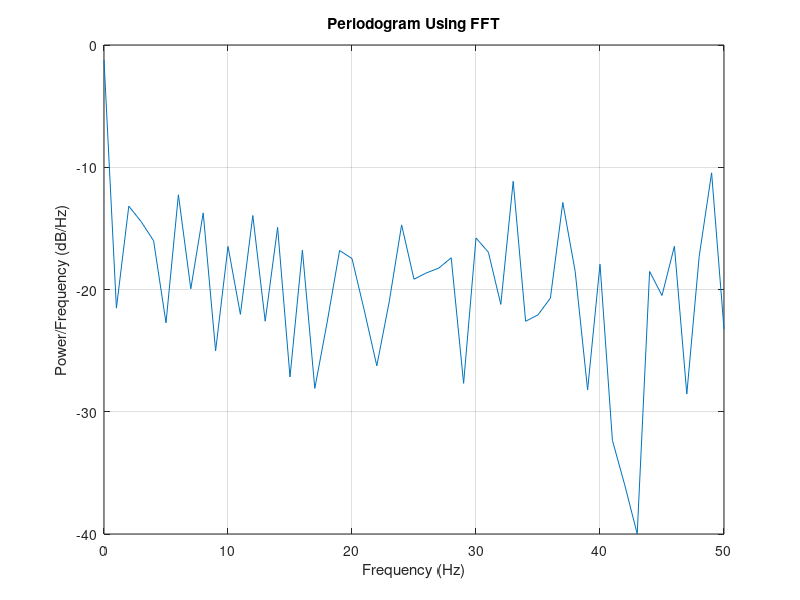
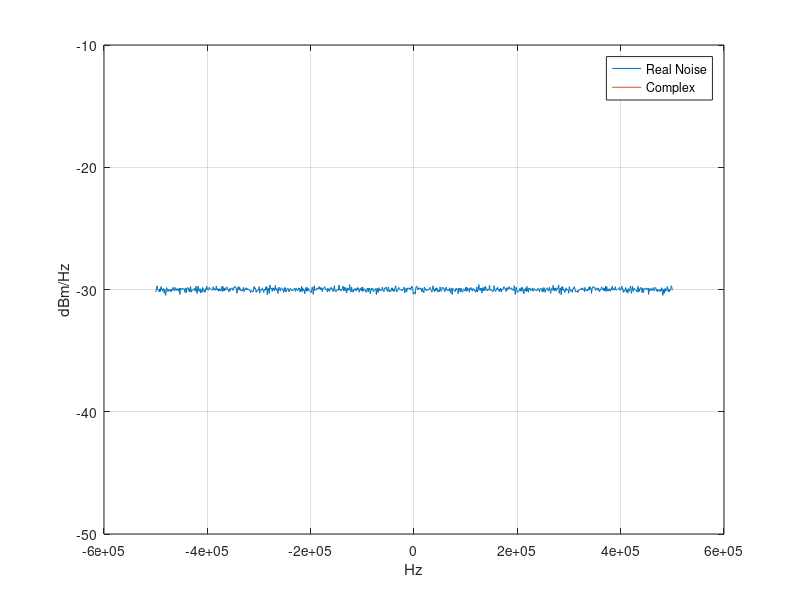

Write MATLAB code to recreate these figures, in order.
%% Generate noise and calculate Noise Power
% Choose parameters
noiseFloorDBMHZ = -30; % dBm/Hz
bandwidth = 1e6; % Hz (-bandwidth/2 -> bandwidth/2)
% Convert to linear units
noiseFloorWHZ = 10^((noiseFloorDBMHZ-30)/10); % Watts/Hz
% Calculate noise power
NoisePower = noiseFloorWHZ*bandwidth; % Watts
ComplexNoisePower = 1e-4;

% % OG sine wave
% Fs = 8000;                   % samples per second
% dt = 1/Fs;                   % seconds per sample
% StopTime = 0.25;             % seconds
% t = (0:dt:StopTime-dt)';     % seconds
% %%Sine wave:
% Fc = 10;                     % hertz
% x = cos(2*pi*Fc*t);
% plot(t,x);

% New cosine wave with added noise
Fs = 100;
t = 0:1/Fs:1-1/Fs;
% Cosine wave with AWGN
x = cos(2*pi*100*t) + randn(size(t));
N = length(x);
% Take the FFT of the Cosine w/ AWGN and plot it
xdft = fft(x);          % Raw fourier transform
xdft = xdft(1:N/2+1);   % Appended raw fourier transform (cuts off some of the end last values)
xdft = abs(xdft).^2;    % Magnitude response of the FFT
%plot(xdft);             % Plot the magnitude response
% Get the PSD of the signal
psdx = (1/(Fs*N)) * xdft;
psdx(2:end-1) = 2*psdx(2:end-1);
freq = 0:Fs/length(x):Fs/2;
plot(freq,10*log10(psdx))
grid on
title('Periodogram Using FFT')
xlabel('Frequency (Hz)')
ylabel('Power/Frequency (dB/Hz)')
%%
sinusoidPower = 0;

% Generate AWGN signal with desired noise power
fftLen = 2^10; frames = 1e3;
noiseC = sqrt(ComplexNoisePower)/sqrt(2).*(randn(fftLen*frames,1)+randn(fftLen*frames,1).*1i); % Complex noise
noise = sqrt(NoisePower).*(randn(fftLen*frames,1)); % Real Noise
noiseS = sqrt(sinusoidPower).*(randn(fftLen*frames,1)); % Real Noise
% Check
disp([NoisePower var(noise) var(noiseC) rms(noise)^2 rms(noiseC)^2]);
%% Veryify PSD
noiseFramesC = reshape(noiseC,fftLen,frames);
noiseFrames = reshape(noise,fftLen,frames);
noiseFramesS = reshape(noiseS,fftLen,frames);
% Determine PSD in Watts/(Frequency Bin)
noiseFramesFreqC = fft(noiseFramesC,fftLen);
noiseFramesFreq = fft(noiseFrames,fftLen);
noiseFramesFreqS = fft(noiseFramesS,fftLen);
% Autocorrelate and calculate mean power
S_kC = mean(abs(noiseFramesFreqC).^2,2)/fftLen;
S_k = mean(abs(noiseFramesFreq).^2,2)/fftLen;
S_kS = mean(abs(noiseFramesFreqS).^2,2)/fftLen;
% Convert to dBm/Hz
S_k_DBMHZC = 10*log10(S_kC/bandwidth) + 30;
S_k_DBMHZ = 10*log10(S_k/bandwidth) + 30;
S_k_DBMHZS = 10*log10(S_kS/bandwidth) + 30;
% Plot
freqs = linspace(-bandwidth/2,bandwidth/2,fftLen);
figure;plot(freqs,S_k_DBMHZ,freqs,S_k_DBMHZC,freqs,S_k_DBMHZS);
xlabel('Hz');ylabel('dBm/Hz');grid on;
ylim(noiseFloorDBMHZ+[-20 20]);
legend('Real Noise','Complex');
